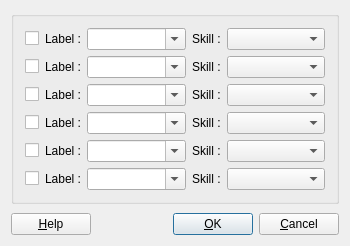
<?xml version="1.0" encoding="UTF-8"?>
<ui version="4.0">
 <class>BlocksDialog</class>
 <widget class="QDialog" name="BlocksDialog">
  <property name="geometry">
   <rect>
    <x>0</x>
    <y>0</y>
    <width>350</width>
    <height>246</height>
   </rect>
  </property>
  <property name="windowTitle">
   <string>Sign Blocks</string>
  </property>
  <layout class="QGridLayout">
   <item row="2" column="2">
    <widget class="QPushButton" name="okButton_">
     <property name="text">
      <string>&amp;OK</string>
     </property>
     <property name="shortcut">
      <string>Alt+O</string>
     </property>
    </widget>
   </item>
   <item row="2" column="3">
    <widget class="QPushButton" name="cancelButton_">
     <property name="text">
      <string>&amp;Cancel</string>
     </property>
     <property name="shortcut">
      <string>Alt+C</string>
     </property>
    </widget>
   </item>
   <item row="2" column="1">
    <spacer name="Horizontal Spacing2">
     <property name="orientation">
      <enum>Qt::Horizontal</enum>
     </property>
     <property name="sizeType">
      <enum>QSizePolicy::Expanding</enum>
     </property>
     <property name="sizeHint" stdset="0">
      <size>
       <width>30</width>
       <height>20</height>
      </size>
     </property>
    </spacer>
   </item>
   <item row="2" column="0">
    <widget class="QPushButton" name="helpButton_">
     <property name="text">
      <string>&amp;Help</string>
     </property>
     <property name="shortcut">
      <string>Alt+H</string>
     </property>
     <property name="autoDefault">
      <bool>false</bool>
     </property>
    </widget>
   </item>
   <item row="1" column="2">
    <spacer name="spacer23">
     <property name="orientation">
      <enum>Qt::Vertical</enum>
     </property>
     <property name="sizeType">
      <enum>QSizePolicy::Expanding</enum>
     </property>
     <property name="sizeHint" stdset="0">
      <size>
       <width>20</width>
       <height>16</height>
      </size>
     </property>
    </spacer>
   </item>
   <item row="0" column="0" colspan="4">
    <widget class="QGroupBox" name="groupBox1">
     <layout class="QGridLayout">
      <item row="0" column="3">
       <widget class="QLabel" name="textLabel1_2">
        <property name="text">
         <string>Skill :</string>
        </property>
        <property name="wordWrap">
         <bool>false</bool>
        </property>
       </widget>
      </item>
      <item row="4" column="1">
       <widget class="QLabel" name="textLabel1_6">
        <property name="text">
         <string>Label :</string>
        </property>
        <property name="wordWrap">
         <bool>false</bool>
        </property>
       </widget>
      </item>
      <item row="5" column="1">
       <widget class="QLabel" name="textLabel1_7">
        <property name="text">
         <string>Label :</string>
        </property>
        <property name="wordWrap">
         <bool>false</bool>
        </property>
       </widget>
      </item>
      <item row="2" column="3">
       <widget class="QLabel" name="textLabel1_2_3">
        <property name="text">
         <string>Skill :</string>
        </property>
        <property name="wordWrap">
         <bool>false</bool>
        </property>
       </widget>
      </item>
      <item row="2" column="1">
       <widget class="QLabel" name="textLabel1_4">
        <property name="text">
         <string>Label :</string>
        </property>
        <property name="wordWrap">
         <bool>false</bool>
        </property>
       </widget>
      </item>
      <item row="3" column="1">
       <widget class="QLabel" name="textLabel1_5">
        <property name="text">
         <string>Label :</string>
        </property>
        <property name="wordWrap">
         <bool>false</bool>
        </property>
       </widget>
      </item>
      <item row="1" column="3">
       <widget class="QLabel" name="textLabel1_2_2">
        <property name="text">
         <string>Skill :</string>
        </property>
        <property name="wordWrap">
         <bool>false</bool>
        </property>
       </widget>
      </item>
      <item row="5" column="3">
       <widget class="QLabel" name="textLabel1_2_6">
        <property name="text">
         <string>Skill :</string>
        </property>
        <property name="wordWrap">
         <bool>false</bool>
        </property>
       </widget>
      </item>
      <item row="4" column="3">
       <widget class="QLabel" name="textLabel1_2_5">
        <property name="text">
         <string>Skill :</string>
        </property>
        <property name="wordWrap">
         <bool>false</bool>
        </property>
       </widget>
      </item>
      <item row="3" column="3">
       <widget class="QLabel" name="textLabel1_2_4">
        <property name="text">
         <string>Skill :</string>
        </property>
        <property name="wordWrap">
         <bool>false</bool>
        </property>
       </widget>
      </item>
      <item row="1" column="1">
       <widget class="QLabel" name="textLabel1_3">
        <property name="text">
         <string>Label :</string>
        </property>
        <property name="wordWrap">
         <bool>false</bool>
        </property>
       </widget>
      </item>
      <item row="0" column="1">
       <widget class="QLabel" name="textLabel1">
        <property name="text">
         <string>Label :</string>
        </property>
        <property name="wordWrap">
         <bool>false</bool>
        </property>
       </widget>
      </item>
      <item row="0" column="2">
       <widget class="QComboBox" name="comboLabel1">
        <property name="sizePolicy">
         <sizepolicy hsizetype="Expanding" vsizetype="Fixed">
          <horstretch>0</horstretch>
          <verstretch>0</verstretch>
         </sizepolicy>
        </property>
        <property name="editable">
         <bool>true</bool>
        </property>
       </widget>
      </item>
      <item row="1" column="2">
       <widget class="QComboBox" name="comboLabel2">
        <property name="sizePolicy">
         <sizepolicy hsizetype="Expanding" vsizetype="Fixed">
          <horstretch>0</horstretch>
          <verstretch>0</verstretch>
         </sizepolicy>
        </property>
        <property name="editable">
         <bool>true</bool>
        </property>
       </widget>
      </item>
      <item row="2" column="2">
       <widget class="QComboBox" name="comboLabel3">
        <property name="sizePolicy">
         <sizepolicy hsizetype="Expanding" vsizetype="Fixed">
          <horstretch>0</horstretch>
          <verstretch>0</verstretch>
         </sizepolicy>
        </property>
        <property name="editable">
         <bool>true</bool>
        </property>
       </widget>
      </item>
      <item row="3" column="2">
       <widget class="QComboBox" name="comboLabel4">
        <property name="sizePolicy">
         <sizepolicy hsizetype="Expanding" vsizetype="Fixed">
          <horstretch>0</horstretch>
          <verstretch>0</verstretch>
         </sizepolicy>
        </property>
        <property name="editable">
         <bool>true</bool>
        </property>
       </widget>
      </item>
      <item row="4" column="2">
       <widget class="QComboBox" name="comboLabel5">
        <property name="sizePolicy">
         <sizepolicy hsizetype="Expanding" vsizetype="Fixed">
          <horstretch>0</horstretch>
          <verstretch>0</verstretch>
         </sizepolicy>
        </property>
        <property name="editable">
         <bool>true</bool>
        </property>
       </widget>
      </item>
      <item row="0" column="4">
       <widget class="QComboBox" name="comboSkill1">
        <property name="sizePolicy">
         <sizepolicy hsizetype="Expanding" vsizetype="Fixed">
          <horstretch>0</horstretch>
          <verstretch>0</verstretch>
         </sizepolicy>
        </property>
       </widget>
      </item>
      <item row="1" column="4">
       <widget class="QComboBox" name="comboSkill2">
        <property name="sizePolicy">
         <sizepolicy hsizetype="Expanding" vsizetype="Fixed">
          <horstretch>0</horstretch>
          <verstretch>0</verstretch>
         </sizepolicy>
        </property>
       </widget>
      </item>
      <item row="2" column="4">
       <widget class="QComboBox" name="comboSkill3">
        <property name="sizePolicy">
         <sizepolicy hsizetype="Expanding" vsizetype="Fixed">
          <horstretch>0</horstretch>
          <verstretch>0</verstretch>
         </sizepolicy>
        </property>
       </widget>
      </item>
      <item row="3" column="4">
       <widget class="QComboBox" name="comboSkill4">
        <property name="sizePolicy">
         <sizepolicy hsizetype="Expanding" vsizetype="Fixed">
          <horstretch>0</horstretch>
          <verstretch>0</verstretch>
         </sizepolicy>
        </property>
       </widget>
      </item>
      <item row="4" column="4">
       <widget class="QComboBox" name="comboSkill5">
        <property name="sizePolicy">
         <sizepolicy hsizetype="Expanding" vsizetype="Fixed">
          <horstretch>0</horstretch>
          <verstretch>0</verstretch>
         </sizepolicy>
        </property>
       </widget>
      </item>
      <item row="5" column="2">
       <widget class="QComboBox" name="comboLabel6">
        <property name="sizePolicy">
         <sizepolicy hsizetype="Expanding" vsizetype="Fixed">
          <horstretch>0</horstretch>
          <verstretch>0</verstretch>
         </sizepolicy>
        </property>
        <property name="editable">
         <bool>true</bool>
        </property>
       </widget>
      </item>
      <item row="5" column="4">
       <widget class="QComboBox" name="comboSkill6">
        <property name="sizePolicy">
         <sizepolicy hsizetype="Expanding" vsizetype="Fixed">
          <horstretch>0</horstretch>
          <verstretch>0</verstretch>
         </sizepolicy>
        </property>
       </widget>
      </item>
      <item row="0" column="0">
       <widget class="QCheckBox" name="blockBox1">
        <property name="text">
         <string/>
        </property>
       </widget>
      </item>
      <item row="1" column="0">
       <widget class="QCheckBox" name="blockBox2">
        <property name="text">
         <string/>
        </property>
       </widget>
      </item>
      <item row="2" column="0">
       <widget class="QCheckBox" name="blockBox3">
        <property name="text">
         <string/>
        </property>
       </widget>
      </item>
      <item row="3" column="0">
       <widget class="QCheckBox" name="blockBox4">
        <property name="text">
         <string/>
        </property>
       </widget>
      </item>
      <item row="4" column="0">
       <widget class="QCheckBox" name="blockBox5">
        <property name="text">
         <string/>
        </property>
       </widget>
      </item>
      <item row="5" column="0">
       <widget class="QCheckBox" name="blockBox6">
        <property name="text">
         <string/>
        </property>
       </widget>
      </item>
     </layout>
    </widget>
   </item>
  </layout>
 </widget>
 <layoutdefault spacing="6" margin="11"/>
 <pixmapfunction>qPixmapFromMimeSource</pixmapfunction>
 <tabstops>
  <tabstop>blockBox1</tabstop>
  <tabstop>comboLabel1</tabstop>
  <tabstop>comboSkill1</tabstop>
  <tabstop>blockBox2</tabstop>
  <tabstop>comboLabel2</tabstop>
  <tabstop>comboSkill2</tabstop>
  <tabstop>blockBox3</tabstop>
  <tabstop>comboLabel3</tabstop>
  <tabstop>comboSkill3</tabstop>
  <tabstop>blockBox4</tabstop>
  <tabstop>comboLabel4</tabstop>
  <tabstop>comboSkill4</tabstop>
  <tabstop>blockBox5</tabstop>
  <tabstop>comboLabel5</tabstop>
  <tabstop>comboSkill5</tabstop>
  <tabstop>blockBox6</tabstop>
  <tabstop>comboLabel6</tabstop>
  <tabstop>comboSkill6</tabstop>
  <tabstop>helpButton_</tabstop>
  <tabstop>okButton_</tabstop>
  <tabstop>cancelButton_</tabstop>
 </tabstops>
 <resources/>
 <connections>
  <connection>
   <sender>helpButton_</sender>
   <signal>clicked()</signal>
   <receiver>BlocksDialog</receiver>
   <slot>help()</slot>
   <hints>
    <hint type="sourcelabel">
     <x>20</x>
     <y>20</y>
    </hint>
    <hint type="destinationlabel">
     <x>20</x>
     <y>20</y>
    </hint>
   </hints>
  </connection>
  <connection>
   <sender>cancelButton_</sender>
   <signal>clicked()</signal>
   <receiver>BlocksDialog</receiver>
   <slot>reject()</slot>
   <hints>
    <hint type="sourcelabel">
     <x>20</x>
     <y>20</y>
    </hint>
    <hint type="destinationlabel">
     <x>20</x>
     <y>20</y>
    </hint>
   </hints>
  </connection>
  <connection>
   <sender>okButton_</sender>
   <signal>clicked()</signal>
   <receiver>BlocksDialog</receiver>
   <slot>accept()</slot>
   <hints>
    <hint type="sourcelabel">
     <x>20</x>
     <y>20</y>
    </hint>
    <hint type="destinationlabel">
     <x>20</x>
     <y>20</y>
    </hint>
   </hints>
  </connection>
 </connections>
</ui>
